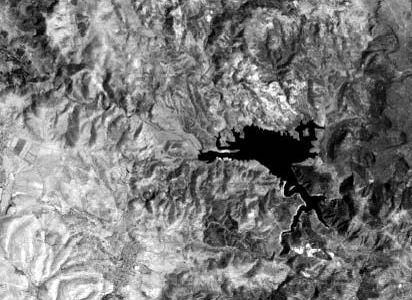
%> input picture datasets/Italy_1.bmp, 412 x 300 px
$ octave AGSCC_demo.m   (GNU Octave 9; MATLAB toolbox functions it lacks are replaced by stand-ins)
%> lines starting %> are read from the running program, lines starting %| are printed output that depends on the picture; in (x1, y1, x2, y2) boxes, pixels count from 0 and x2, y2 are one past the last pixel; in counts of white or black regions, pixels touching at a corner belong together; the program's own positions count from 1
### auxi_funcs/Load_dataset.m
if strcmp(dataset,'#1-Italy') == 1 % Heterogeneous CD of multispectral VS. multispectral
    image_t1 = imread('Italy_1.bmp');
%> image_t1 is the input picture: size 300x412x3 uint8; min 0, max 255, mean 123.5
    image_t2 = imread('Italy_2.bmp');
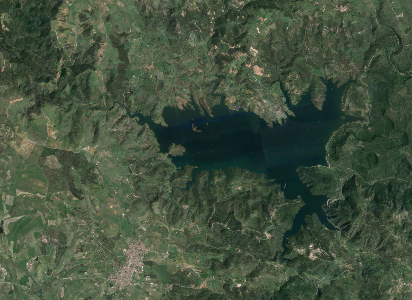
%> input picture datasets/Italy_2.bmp, 412 x 300 px
%> image_t2 is the input picture: size 300x412x3 uint8; mean R, G, B 67.4, 82, 62.4
    gt = imread('Italy_gt.bmp');
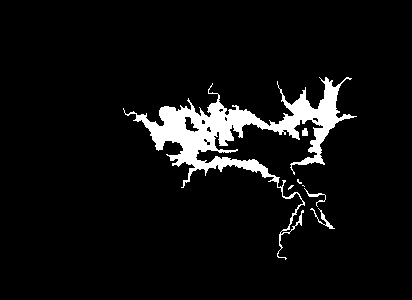
%> input picture datasets/Italy_gt.bmp, 412 x 300 px
%> gt is the input picture: size 300x412x3 uint8; 6.2% white; 7 white regions (3 under 20 px), largest, box (x1, y1, x2, y2) and area: (123, 77, 357, 260) 7381, (310, 208, 335, 229) 103, (304, 188, 326, 207) 72, (302, 128, 308, 136) 41
    Ref_gt = gt(:,:,1);
    figure;
    subplot(131);imshow(image_t1,[]);title('imaget1')
    subplot(132);imshow(image_t2,[]);title('imaget2')
    subplot(133);imshow(Ref_gt,[]);title('Refgt')
elseif strcmp(dataset,'#2-Img7') == 1 % Heterogeneous CD of multispectral VS. multispectral
    image_t1 = imread('Img7-Bc.tif');
    image_t2 = imread('Img7-Ac.tif');
    gt = imread('Img7-C.tif');
    Ref_gt = gt(:,:,1);
    image_t1 = image_t1(1:4:end,1:4:end,:);
    image_t2 = image_t2(1:4:end,1:4:end,:);
    Ref_gt = Ref_gt(1:4:end,1:4:end);
    figure;
    subplot(131);imshow(image_t1,[]);title('imaget1')
    subplot(132);imshow(image_t2,[]);title('imaget2')
    subplot(133);imshow(Ref_gt,[]);title('Refgt')
elseif strcmp(dataset,'#3-Img17') == 1 % Heterogeneous CD of multispectral VS. multispectral
    image_t1 = imread('Img17-Bc.tif');
    image_t2 = imread('Img17-A.tif');
    gt = imread('Img17-C.tif');
    Ref_gt = gt(:,:,1);
    figure;
    subplot(131);imshow(image_t1,[]);title('imaget1')
    subplot(132);imshow(image_t2,[]);title('imaget2')
    subplot(133);imshow(Ref_gt,[]);title('Refgt')
elseif strcmp(dataset,'#4-Img5') == 1 % Heterogeneous CD of SAR VS. Optical
    image_t1 = (imread('Img5-Bc.tif'));
    image_t2 = (imread('Img5-A.tif'));
    gt = imread('Img5-C.tif');
    Ref_gt = gt(:,:,1);
    image_t1 = image_t1(1:4:end,1:4:end,:);
    image_t2 = image_t2(1:4:end,1:4:end,:);
    Ref_gt = Ref_gt(1:4:end,1:4:end);
    figure;
    subplot(131);imshow(image_t1,[]);title('imaget1')
    subplot(132);imshow(image_t2,[]);title('imaget2')
    subplot(133);imshow(Ref_gt,[]);title('Refgt')
    image_t2 = image_normlized(image_t2,'sar');
elseif strcmp(dataset,'#5-Shuguang') == 1 % Heterogeneous CD of SAR VS. Optical
    image_t1 = imread('shuguang_1.bmp');
    image_t2 = imread('shuguang_2.bmp');
    gt = imread('shuguang_gt.bmp');
    Ref_gt = gt(:,:,1);
    figure;
    subplot(131);imshow(image_t1,[]);title('imaget1')
    subplot(132);imshow(image_t2,[]);title('imaget2')
    subplot(133);imshow(Ref_gt,[]);title('Refgt')
elseif strcmp(dataset,'#6-California') == 1 % Heterogeneous CD of SAR VS. Optical
    load('California.mat')
    image_t1_temp =image_t2;
    image_t2 = image_t1;
    image_t1 = image_t1_temp;
    Ref_gt = gt(:,:,1);
    figure;
    subplot(131);imshow(image_t1(:,:,[4 3 2])+1,[]);title('imaget1')
    subplot(132);imshow(image_t2,[-1 1]);title('imaget2')
    subplot(133);imshow(Ref_gt,[]);title('Refgt')
    image_t1 = image_normlized(image_t1,'optical');
    image_t2 = image_normlized(image_t2,'optical');
elseif strcmp(dataset,'#7-Texas') == 1 % Heterogeneous CD of multispectral VS. multispectral
    load('Cross-sensor-Bastrop-data.mat')
    image_t1 = double(t1_L5);
    image_t2 = double(t2_ALI);
    gt = double(ROI_1);
    Ref_gt = gt(:,:,1);
    figure;
    subplot(131);imshow(2*uint8(image_t1(:,:,[4 3 2])));title('imaget1')
    subplot(132);imshow(6*uint16(image_t2(:,:,[5 4 3])));title('imaget2')
    subplot(133);imshow(Ref_gt,[]);title('Refgt')
end
image_t1 = double (image_t1);
%> image_t1: size 300x412x3 double
image_t2 = double (image_t2);
%> image_t2: size 300x412x3 double

### AGSCC_demo.m
%%  Image Regression with Structure Cycle Consistency for Heterogeneous Change Detection
%{
Code: AGSCC - 2022
This is a test program for the Adaptive Graph and Structure Cycle Consistency (AGSCC) for heterogeneous change detection.

If you use this code for your research, please cite our paper. Thank you!

Sun, Yuli, et al. "Image Regression with Structure Cycle Consistency for Heterogeneous Change Detection."
IEEE Transactions on Neural Networks and Learning Systems, 2022
===================================================
%}

clear;
close all
addpath(genpath(pwd))
%% load dataset

% Please note that the forward and backward detection results are not the same.
% When the forward result is not satisfactory, try swapping the input order of image_t1 and image_t2 to get the backward change detection result.
% In the future we will consider fusing the forward and backward results to improve detection performance.
% #2-Img7, #3-Img17, and #4-Img5 can be found at Professor Max Mignotte's webpage (http://www-labs.iro.umontreal.ca/~mignotte/).

% #1-Italy, #2-Img7, #3-Img17, #4-Img5, #5-Shuguang, #6-California, #7-Texas

dataset = '#1-Italy';

if strcmp(dataset,'others') == 0
    Load_dataset
elseif strcmp(dataset,'others') == 1
    image_t1 = imread('Italy_1.bmp');
    image_t2 = imread('Italy_2.bmp');
    gt = imread('Italy_gt.bmp');
    Ref_gt = double(gt(:,:,1));
    figure;
    subplot(131);imshow(image_t1,[]);title('imaget1')
    subplot(132);imshow(image_t2,[]);title('imaget2')
    subplot(133);imshow(Ref_gt,[]);title('Refgt')
    image_t1 = double (image_t1);
    image_t2 = double (image_t2);
end
fprintf(['\n Data loading is completed...... ' '\n'])
%% Parameter setting

% With different parameter settings, the results will be a little different
% Ns: the number of superpxiels,  A larger Ns will improve the detection granularity, but also increase the running time. 5000 <= Ns <= 10000 is recommended.
% Niter_AGL: the maximum iteration number of Adaptive Graph Learning, Niter_AGL = 5 is recommended.
% Niter_SCC: the maximum iteration number of Structure Cycle Consistencyand , Niter_SCC =10 is recommended.
% eta: 0 < eta < 1, eta = 0.5 is recommended.
% beta, gamma, lambda: regularization parametes; beta = gamma = 5, lambda = 0.1  are recommended.
% seg: balanced parameter of the MRF segmentation. The smaller the seg, the smoother the CM. 0.025<= seg <=0.1 is recommended.

opt.Ns = 5000;
opt.Niter_AGL = 5;
opt.Niter_SCC = 10;
opt.eta = 0.5; % for #6-California, opt.eta = 0.3 is better.
opt.beta = 5;
opt.gamma  = 5;
opt.lambda  = 0.1;
opt.seg = 0.05;  % for #7-Texas, opt.seg = 0.01 is better.
%% AGSCC

t_o = clock;
fprintf(['\n AGSCC is running...... ' '\n'])

%------------- Preprocessing: Superpixel segmentation and feature extraction---------------%

t_p1 = clock;
Compactness = 1;
%> (the run ends here)
